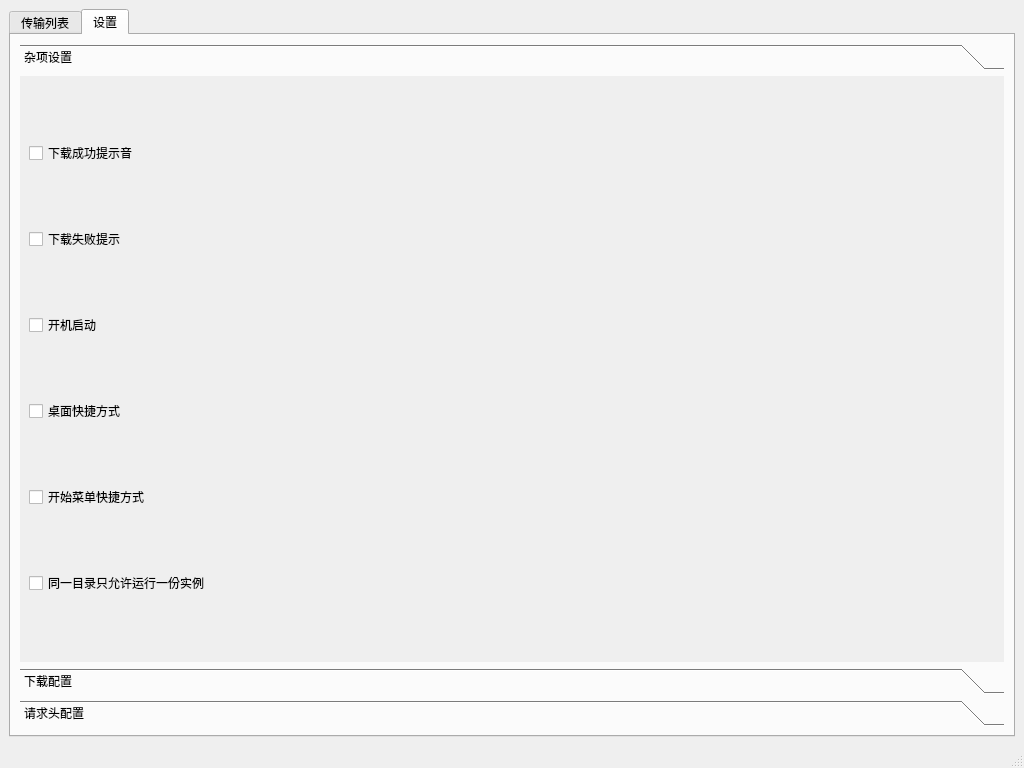
<?xml version="1.0" encoding="UTF-8"?>
<ui version="4.0">
 <class>MainWindow</class>
 <widget class="QMainWindow" name="MainWindow">
  <property name="geometry">
   <rect>
    <x>0</x>
    <y>0</y>
    <width>1024</width>
    <height>768</height>
   </rect>
  </property>
  <property name="windowTitle">
   <string>MainWindow</string>
  </property>
  <widget class="QWidget" name="centralwidget">
   <layout class="QVBoxLayout" name="verticalLayout_2">
    <item>
     <widget class="QTabWidget" name="tbwd">
      <property name="currentIndex">
       <number>1</number>
      </property>
      <widget class="QWidget" name="tasks">
       <attribute name="title">
        <string>传输列表</string>
       </attribute>
       <layout class="QVBoxLayout" name="verticalLayout_3">
        <item>
         <layout class="QHBoxLayout" name="horizontalLayout_2">
          <property name="spacing">
           <number>6</number>
          </property>
          <item>
           <spacer name="horizontalSpacer">
            <property name="orientation">
             <enum>Qt::Horizontal</enum>
            </property>
            <property name="sizeHint" stdset="0">
             <size>
              <width>40</width>
              <height>20</height>
             </size>
            </property>
           </spacer>
          </item>
          <item>
           <widget class="QPushButton" name="addx">
            <property name="text">
             <string>高级新建</string>
            </property>
           </widget>
          </item>
          <item>
           <widget class="QPushButton" name="add">
            <property name="toolTip">
             <string>新建任务（普通）</string>
            </property>
            <property name="text">
             <string>新建</string>
            </property>
           </widget>
          </item>
          <item>
           <widget class="QPushButton" name="del">
            <property name="toolTip">
             <string>移除选中任务(含已完成任务的文件)</string>
            </property>
            <property name="text">
             <string>删除</string>
            </property>
           </widget>
          </item>
          <item>
           <widget class="QPushButton" name="stop">
            <property name="toolTip">
             <string>暂停选中任务，已成功的不会有反应</string>
            </property>
            <property name="text">
             <string>暂停</string>
            </property>
           </widget>
          </item>
          <item>
           <widget class="QPushButton" name="ctne">
            <property name="toolTip">
             <string>续传选中任务，已成功的不会有反应</string>
            </property>
            <property name="text">
             <string>继续</string>
            </property>
           </widget>
          </item>
          <item>
           <widget class="QPushButton" name="cancel">
            <property name="toolTip">
             <string>清除选中任务(不含已完成任务的文件)</string>
            </property>
            <property name="text">
             <string>取消</string>
            </property>
           </widget>
          </item>
          <item>
           <widget class="QPushButton" name="restart">
            <property name="toolTip">
             <string>重新开始选中任务，含已成功的</string>
            </property>
            <property name="text">
             <string>重开</string>
            </property>
           </widget>
          </item>
          <item>
           <spacer name="horizontalSpacer_2">
            <property name="orientation">
             <enum>Qt::Horizontal</enum>
            </property>
            <property name="sizeHint" stdset="0">
             <size>
              <width>40</width>
              <height>20</height>
             </size>
            </property>
           </spacer>
          </item>
         </layout>
        </item>
        <item>
         <widget class="QTableWidget" name="tasktable"/>
        </item>
       </layout>
      </widget>
      <widget class="QWidget" name="settings">
       <attribute name="title">
        <string>设置</string>
       </attribute>
       <layout class="QVBoxLayout" name="verticalLayout">
        <item>
         <widget class="QToolBox" name="settingtool">
          <property name="currentIndex">
           <number>0</number>
          </property>
          <widget class="QWidget" name="settings_other">
           <property name="geometry">
            <rect>
             <x>0</x>
             <y>0</y>
             <width>982</width>
             <height>584</height>
            </rect>
           </property>
           <attribute name="label">
            <string>杂项设置</string>
           </attribute>
           <layout class="QVBoxLayout" name="verticalLayout_6">
            <item>
             <widget class="QCheckBox" name="checkBox_4">
              <property name="text">
               <string>下载成功提示音</string>
              </property>
             </widget>
            </item>
            <item>
             <widget class="QCheckBox" name="checkBox_5">
              <property name="text">
               <string>下载失败提示</string>
              </property>
             </widget>
            </item>
            <item>
             <widget class="QCheckBox" name="checkBox">
              <property name="text">
               <string>开机启动</string>
              </property>
             </widget>
            </item>
            <item>
             <widget class="QCheckBox" name="checkBox_2">
              <property name="text">
               <string>桌面快捷方式</string>
              </property>
             </widget>
            </item>
            <item>
             <widget class="QCheckBox" name="checkBox_3">
              <property name="text">
               <string>开始菜单快捷方式</string>
              </property>
             </widget>
            </item>
            <item>
             <widget class="QCheckBox" name="checkBox_6">
              <property name="text">
               <string>同一目录只允许运行一份实例</string>
              </property>
             </widget>
            </item>
           </layout>
          </widget>
          <widget class="QWidget" name="settings_config">
           <property name="geometry">
            <rect>
             <x>0</x>
             <y>0</y>
             <width>89</width>
             <height>89</height>
            </rect>
           </property>
           <attribute name="label">
            <string>下载配置</string>
           </attribute>
           <layout class="QVBoxLayout" name="verticalLayout_4">
            <item>
             <widget class="QTableWidget" name="configtable"/>
            </item>
           </layout>
          </widget>
          <widget class="QWidget" name="settings_header">
           <property name="geometry">
            <rect>
             <x>0</x>
             <y>0</y>
             <width>89</width>
             <height>89</height>
            </rect>
           </property>
           <attribute name="label">
            <string>请求头配置</string>
           </attribute>
           <layout class="QVBoxLayout" name="verticalLayout_5">
            <item>
             <widget class="QTextBrowser" name="headeredit">
              <property name="readOnly">
               <bool>false</bool>
              </property>
             </widget>
            </item>
           </layout>
          </widget>
         </widget>
        </item>
       </layout>
      </widget>
     </widget>
    </item>
   </layout>
  </widget>
  <widget class="QMenuBar" name="menubar">
   <property name="geometry">
    <rect>
     <x>0</x>
     <y>0</y>
     <width>1024</width>
     <height>23</height>
    </rect>
   </property>
  </widget>
  <widget class="QStatusBar" name="statusbar"/>
 </widget>
 <resources/>
 <connections/>
</ui>
